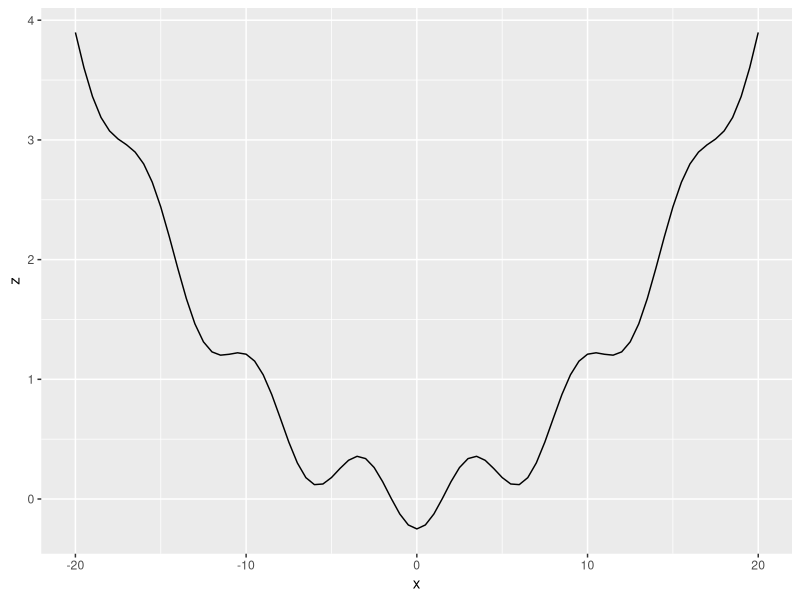
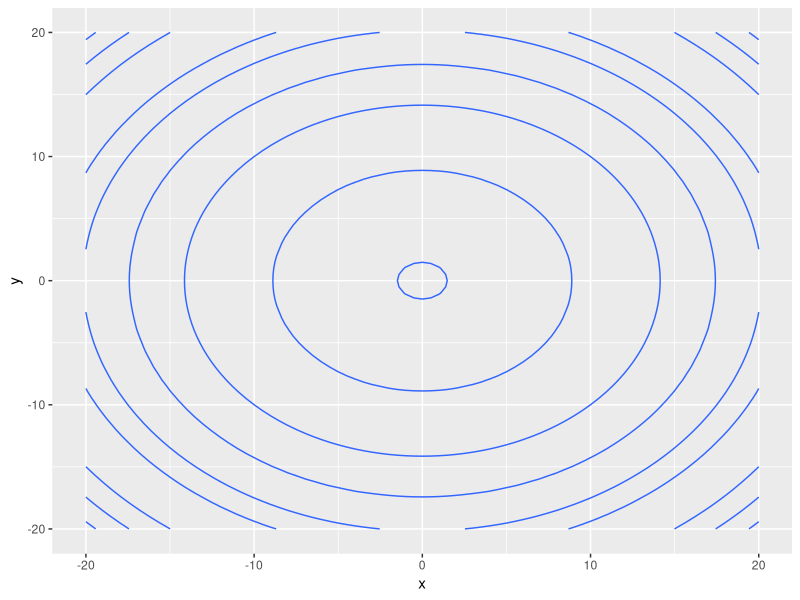
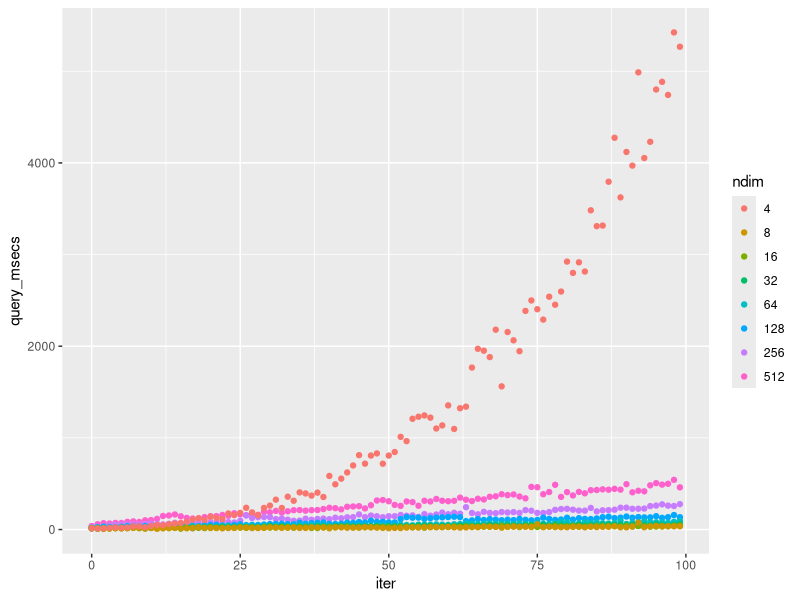

Reproduce these figures in R, in order.
## ---- chunk 1
knitr::opts_chunk$set(collapse = TRUE)
## ---- chunk 2
library(ggplot2)

true.fn <- function(x) {
    d <- sqrt(sum(x^2))
    y1 <- d^2 / 100
    y2 <- cos(d) / -4
    (y1 + y2)
}

grid <- function(x, y) {
    m <- matrix(nrow=length(x) * length(y), ncol=2)
    rowi <- 1
    for (i in 1:length(x)) {
        for (j in 1:length(y)) {
            m[rowi,] <- c(x[i], y[j])
            rowi <- rowi + 1
        }
    }
    m
}

domain <- function() {
    x <- seq(-20, 20, by=0.5)
    y <- x
    grid(x, y)
}

mk.data <- function() {
    m <- domain()
    m <- cbind(m, apply(m, 1, true.fn))
    colnames(m) <- c("x", "y", "z")
    data.frame(m)
}

show <- function() {
    ggplot(mk.data(), aes(x=x, y=y, z=z)) + geom_contour()
}

show.x <- function() {
    d <- mk.data()
    ggplot(d[d$y == 0,], aes(x=x, y=z)) + geom_line()
}

show.x()
## ---- chunk 3
show()
## ---- chunk 4
library(dplyr)
library(ggplot2)
library(gganimate)

d <- read.csv('search.csv', header=TRUE)
p <- ggplot(d, aes(x=x1, y=x2, frame=iter, label=iter, cumulative=TRUE)) +
  geom_text()
## ---- chunk 5
d <- read.csv("scale-up.csv", header=TRUE) %>% mutate(ndim=factor(ndim))
ggplot(d, aes(x=iter, y=query_msecs, color=ndim)) + geom_point()
